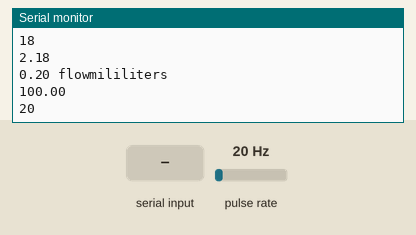
Recording of a sketch running on a simulated ESP32. Parts: the last lines printed to the serial monitor. Wiring (inferred from the names in the program): pulse sensor: data GPIO 33. The inputs (shaded band) are chosen by the test bench; at power-on: pulse rate 20 Hz. Nothing arrives over Bluetooth unless stated.

Above: at 1.2 s.
1.3 s: pulse rate (sensor on GPIO 33) set to 4 Hz
At 1.62 s:
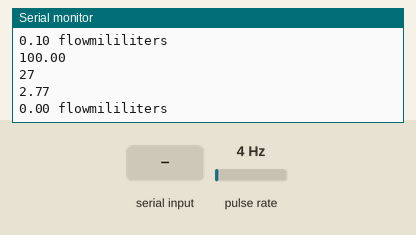
2.8 s: "1" received over the second serial link
4.3 s: pulse rate (sensor on GPIO 33) set to 50 Hz
At 4.36 s:
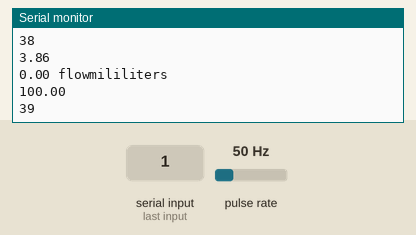
5.8 s: "0" received over the second serial link
Timing chart, 0 to 8.3 s (numbered marks = the images above; inputs shaded):
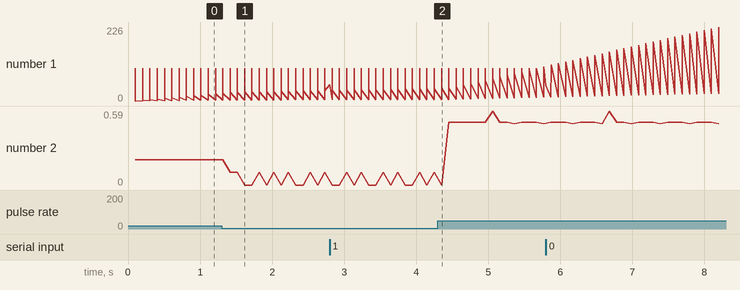

The sketch:

Water_meaured_BT_v1.1.ino
```cpp
// this header is needed for Bluetooth Serial -> works ONLY on ESP32
#include "BluetoothSerial.h"

// Define pins on ESP32
#define SENSOR  33

// Define Id's of incoming and outgoing bluetooth signals
#define ID_ML_TOTAL 1
#define ID_ML_FLOW 2

// init Class for bluetooth:
BluetoothSerial ESP_BT;

// Bluetooth send parameters

int id;
int val_byte1 = -1;                               // Value of the first incoming byte
int val_byte2 = -1;                               // Value of the second incoming byte

// Bluetooth receiving parameters

int incoming = -1;

// Init variables for calculating the flow from sensor input

long currentMillis = 0;                           // Milliseconds counted at start of measuremend loop
long previousMillis = 0;                          // Milliseconds counted after flowrate is calculated with pulsecounter
int interval = 100;                               // Interval of the the time between loops in ms
float calibrationFactor = 100;                       // Factor to be altered to calibrate sensor
volatile byte pulseCount;                         // Amount of pulsecounts read from the sensor
unsigned int calPulseCount = 0;                    // Amount of pulsecounts used for calculating the calibrationfactor after calibration
byte pulse1Loop = 0;                              // Amount of pulses during one loop


float flowRate;                                   // Calculated flowrate in ml per looptime
float flowMilliLitres;                            // Calculated flowrate in ml/s
float totalMilliLitres;                           // Total amount of ml


//--------FUNCTIONS---------

// Reset the parameters used to receive BT data
void reset_rx_BT()
{
  id = -1;
  val_byte1 = -1;
  val_byte2 = -1;
}

// Increment pulseCount in attach interupt
void IRAM_ATTR pulseCounter()
{
  pulseCount++;
}

// Send value with given id via bluetooth. Values 240 and up are recognized as ids
// Two bytes are send each can be upt to 239 resulting in possible values up to 57.121
// By adding the 239 floor division of byte 1 with the 239 modulus division of byt2, the value is retrieved
void send_BT(int id, int value)
{
  ESP_BT.write(240 + id);                         // 240 is added to the id. Once received 240 is subtracted again.
  ESP_BT.write(floor(value/239));                 // The first byte (most significant byte) is divided by floor division by 239
  ESP_BT.write(value%239);                        // The second byte (least significant byte) is divided through modulus division by 239
}

int receive_BT_id(int id)
{
  return id + 240;
}

int receive_BT_value(int val_1, int val_2)
{
  return val_1 * 239 + val_2;
}

//------INITIAL SETUP------

void setup() {
  Serial.begin(115200);                            // Serial output for reading out ESP32
  ESP_BT.begin("DNA Sampler");                     // Name of your Bluetooth interface -> will show up on your phone

  pinMode(SENSOR, INPUT_PULLUP);                   // Pinmode of Sensor is defined input

  // Reset all variables
  pulseCount = 0;
  flowRate = 0.0;
  flowMilliLitres = 0;
  totalMilliLitres = 0;
  previousMillis = 0;

  // Fire pulseCounter method each time the sensor voltage changes (falls)
  attachInterrupt(digitalPinToInterrupt(SENSOR), pulseCounter, FALLING);
}


//-------MAIN LOOP------

void loop() {

  // If incoming BT signal is present
  if (ESP_BT.available())
  {
    incoming = ESP_BT.read();                     // Set received BT data to incoming
    Serial.println(incoming);

    if (incoming > 239)
    {
      // Check the incoming data for id. Launch the code dependant of the id that is received
      switch (incoming)
      {
      //id = 244;
      // Id 0: Just to check if bluetooth connection is pressent
      case 240:
        return;
      // Id 1: reset totalMilliLitres
      case 241:
        reset_rx_BT();
        Serial.println("Total volume reset");
        totalMilliLitres = 0;
        calPulseCount = 0;
        break;
      // Id 3: Change calibration factor
      case 243:
        reset_rx_BT();
        id = 243;
        break;
      // Id 4: Receive volume for calibration and to determine calibration factor
      case 244:
        reset_rx_BT();
        id = 244;
        break;
      }

    }
    // Only if the bytes were reset this code will run and sets the bytes to the received value.
    else if (val_byte1 == -1)
    {
      val_byte1 = incoming;
    }
    else if (val_byte2 == -1)
    {
      val_byte2 = incoming;
      switch (id)
      {
        // Check the id and change the calibration factor. The new calibration factor is send back as an extra check.
        case 243:
        calibrationFactor = val_byte1*239 + val_byte2;
        send_BT(3, calibrationFactor);
        break;
        // Check the id and change the calibration factor with the number of pulses measured and the corresponding volume
        case 244:
        calibrationFactor = 10 * calPulseCount / receive_BT_value(val_byte1, val_byte2);
        send_BT(3, calibrationFactor);
        break;
      }
    }
  }

  //------MEASUREMENT OF SENSOR AND CALCULATIONS------

  currentMillis = millis();                                                                    // Start time of the measurement. With millis() the amount of miliseconds since the start of the program is given

  // Start the measurement when the time since the last measurement is greater than the specified intervall
  if (currentMillis - previousMillis > interval)
  {
    calPulseCount += pulse1Loop;
    pulse1Loop = pulseCount;                                                                   // The pulses measured during the last loop
    pulseCount = 0;                                                                            // Reset pulseCount at the start of the measurement

    flowRate = ((1000 / (float(millis() - previousMillis))) * float(pulse1Loop)) / calibrationFactor;        // Calculate the flowrate by dividing the (time of one loop times the number of pulses) with the determined calibration factor
    previousMillis = millis();                                                                 // Time after the calculation, used to determine if enough time has passed since last loop

    // Divide the flow rate in litres/minute by 60 to determine how many litres have
    // passed through the sensor in this 100 millisecond interval, then multiply by 1000 to
    // convert to millilitres.
    flowMilliLitres = flowRate;

    // Add the millilitres passed in this second to the cumulative total
    totalMilliLitres += flowMilliLitres;

  // -------------------- Send Bluetooth signal ----------------------

      // Sent data with bluetooth
      send_BT(ID_ML_TOTAL, int(totalMilliLitres));
      send_BT(ID_ML_FLOW, int(flowMilliLitres * 10));

      // Print serial data for debug
      Serial.println(String(totalMilliLitres));
      Serial.println(String(flowMilliLitres) + " flowmililiters");
      Serial.println(calibrationFactor);
      Serial.println(calPulseCount);

  }

}
```

Measured:
- after the input at 1.3 s, the serial monitor: prints a new line after 0.12 s (image 1)
- plotted number 1: 38 → 105 after the input at 4.3 s
- plotted number 2: 0.2 → 0.1 after the input at 1.3 s, 0.1 → 0.49 after the input at 4.3 s
